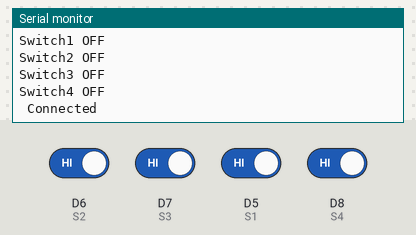
A sketch run on a simulated ESP8266 (NodeMCU). Shown: the last lines printed to the serial monitor. Inputs (shaded band) come from the test bench; at power-on: D5 (S1), D6 (S2), D7 (S3), D8 (S4) HIGH. WiFi joins after 1.5 s; servers stay silent unless stated.

Above: at 3.0 s.
3.1 s: D6 (S2) driven LOW
At 4.1 s:
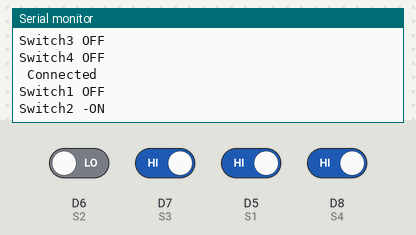
4.6 s: D7 (S3) driven LOW
7.6 s: D5 (S1) driven LOW
10.6 s: D6 (S2) driven HIGH
13.6 s: D8 (S4) driven LOW
At 14.7 s:
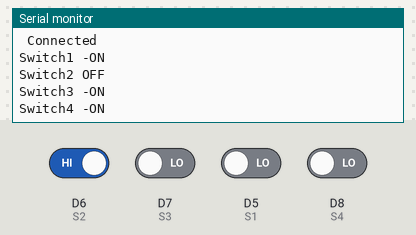
15.1 s: D7 (S3) driven HIGH
At 16.1 s:
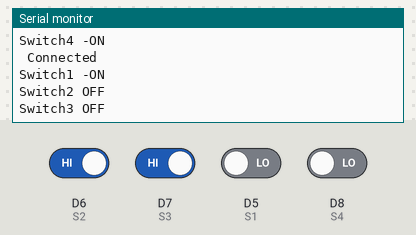
Timing chart, 0 to 17.6 s (numbered marks = the images above; inputs shaded):
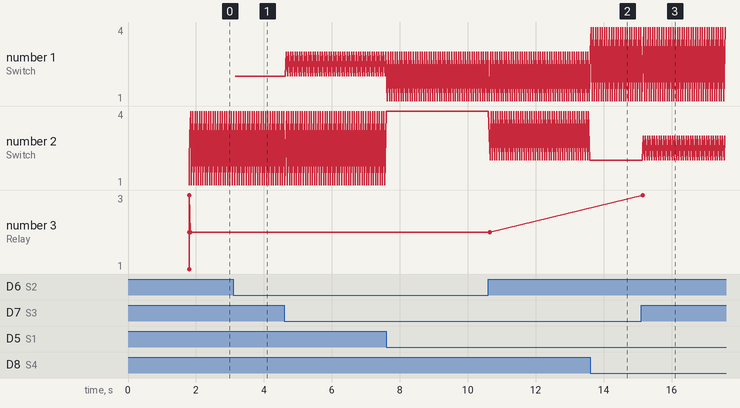

The sketch:

ESP8266_Control_feedback.ino
```cpp
/* Comment this out to disable prints and save space */
#define BLYNK_PRINT Serial

/* Fill-in your Template ID (only if using Blynk.Cloud) */
//#define BLYNK_TEMPLATE_ID   "YourTemplateID"


#include <ESP8266WiFi.h>
#include <BlynkSimpleEsp8266.h>
BlynkTimer timer;

#define DEBUG_SW 1

#define S1 D5
#define R1 D0

#define S2 D6
#define R2 D1

#define S3 D7
#define R3 D2

#define S4 D8
#define R4 D3

//Dhaddammm Robotics//

int MODE = 0;

// Go to the Project Settings (nut icon).
char auth[] = "hgrqB-nLi72NaOPiVh3jtySDCu-dsYNc";  // You should get Auth Token in the Blynk App.

// Your WiFi credentials.
// Set password to "" for open networks.
char ssid[] = "Prachaya Mobile"; //Prachaya Mobile
char pass[] = "50005000";

int switch_ON_Flag1_previous_I = 0;
int switch_ON_Flag2_previous_I = 0;
int switch_ON_Flag3_previous_I = 0;
int switch_ON_Flag4_previous_I = 0;

//Dhaddammm Robotics//
BLYNK_WRITE(V1)
{
  int pinValue = param.asInt(); // assigning incoming value from pin V1 to a variable
  digitalWrite(R1, pinValue);
  // process received value
}

BLYNK_WRITE(V2)
{
  int pinValue = param.asInt(); // assigning incoming value from pin V2 to a variable
  digitalWrite(R2, pinValue);
  // process received value
}

BLYNK_WRITE(V3)
{
  int pinValue = param.asInt(); // assigning incoming value from pin V2 to a variable
  digitalWrite(R3, pinValue);
  // process received value
}

BLYNK_WRITE(V4)
{
  int pinValue = param.asInt(); // assigning incoming value from pin V2 to a variable
  digitalWrite(R4, pinValue);
  // process received value
}
//Dhaddammm Robotics//
void with_internet()
{
  if (digitalRead(S1) == LOW)
  {
    if (switch_ON_Flag1_previous_I == 1)
    {
      digitalWrite(R1, HIGH);
      if (DEBUG_SW) Serial.println("Relay1- ON");
      Blynk.virtualWrite(V1, 1);
      switch_ON_Flag1_previous_I = 0;
    }
    if (DEBUG_SW) Serial.println("Switch1 -ON");

  }
  if (digitalRead(S1) == HIGH )
  {
    if (switch_ON_Flag1_previous_I == 0)
    {
      digitalWrite(R1, LOW);
      if (DEBUG_SW) Serial.println("Relay1 OFF");
      Blynk.virtualWrite(V1, 0);
      switch_ON_Flag1_previous_I = 1;
    }
    if (DEBUG_SW)Serial.println("Switch1 OFF");
  }

  //Dhaddammm Robotics//
  if (digitalRead(S2) == LOW)
  {
    if (switch_ON_Flag2_previous_I == 1 )
    {
      digitalWrite(R2, HIGH);
      if (DEBUG_SW)  Serial.println("Relay2- ON");
      Blynk.virtualWrite(V2, 1);
      switch_ON_Flag2_previous_I = 0;
    }
    if (DEBUG_SW) Serial.println("Switch2 -ON");

  }
  if (digitalRead(S2) == HIGH )
  {
    if (switch_ON_Flag2_previous_I == 0)
    {
      digitalWrite(R2, LOW);
      if (DEBUG_SW) Serial.println("Relay2 OFF");
      Blynk.virtualWrite(V2, 0);
      switch_ON_Flag2_previous_I = 1;
    }
    if (DEBUG_SW)Serial.println("Switch2 OFF");
    //delay(200);
  }

  if (digitalRead(S3) == LOW)
  {
    if (switch_ON_Flag3_previous_I == 1 )
    {
      digitalWrite(R3, HIGH);
      if (DEBUG_SW)  Serial.println("Relay3- ON");
      Blynk.virtualWrite(V3, 1);
      switch_ON_Flag3_previous_I = 0;
    }
    if (DEBUG_SW) Serial.println("Switch3 -ON");

  }
  if (digitalRead(S3) == HIGH )
  {
    if (switch_ON_Flag3_previous_I == 0)
    {
      digitalWrite(R3, LOW);
      if (DEBUG_SW) Serial.println("Relay3 OFF");
      Blynk.virtualWrite(V3, 0);
      switch_ON_Flag3_previous_I = 1;
    }
    if (DEBUG_SW)Serial.println("Switch3 OFF");
    //delay(200);
  }

  if (digitalRead(S4) == LOW)
  {
    if (switch_ON_Flag4_previous_I == 1 )
    {
      digitalWrite(R4, HIGH);
      if (DEBUG_SW)  Serial.println("Relay4- ON");
      Blynk.virtualWrite(V4, 1);
      switch_ON_Flag4_previous_I = 0;
    }
    if (DEBUG_SW) Serial.println("Switch4 -ON");

  }
  if (digitalRead(S4) == HIGH )
  {
    if (switch_ON_Flag4_previous_I == 0)
    {
      digitalWrite(R4, LOW);
      if (DEBUG_SW) Serial.println("Relay2 OFF");
      Blynk.virtualWrite(V4, 0);
      switch_ON_Flag4_previous_I = 1;
    }
    if (DEBUG_SW)Serial.println("Switch4 OFF");
    //delay(200);
  }
}

void without_internet()
{
  digitalWrite(R1, digitalRead(S1));
  digitalWrite(R2, digitalRead(S2));
  digitalWrite(R3, digitalRead(S3));
  digitalWrite(R4, digitalRead(S4));
}

void checkBlynk() { // called every 3 seconds by SimpleTimer

  bool isconnected = Blynk.connected();
  if (isconnected == false) {
    MODE = 1;
    //(LED1, HIGH);
    // digitalWrite(LED2, LOW);
    //  digitalWrite(LED3, LOW);
  }
  if (isconnected == true) {
    MODE = 0;
    //  digitalWrite(LED1, HIGH);
    //  digitalWrite(LED2, HIGH);
    //digitalWrite(LED3, HIGH);
  }
}

void setup()
{
  // Debug console
  if (DEBUG_SW) Serial.begin(9600);
  pinMode(S1, INPUT);
  pinMode(R1, OUTPUT);

  pinMode(S2, INPUT);
  pinMode(R2, OUTPUT);

  pinMode(S3, INPUT);
  pinMode(R3, OUTPUT);

  pinMode(S4, INPUT);
  pinMode(R4, OUTPUT);

  //Dhaddammm Robotics//
  digitalWrite(R1, HIGH);
  digitalWrite(R2, HIGH);
  digitalWrite(R3, HIGH);
  digitalWrite(R4, HIGH);

  WiFi.begin(ssid, pass);
  timer.setInterval(3000L, checkBlynk); // check if connected to Blynk server every 3 seconds
  Blynk.begin(auth, ssid, pass, "prachaya-th.trueddns.com", 46660); //, ssid, pass);

}
//Dhaddammm Robotics//
void loop()
{
  if (WiFi.status() != WL_CONNECTED)
  {
    if (DEBUG_SW) Serial.println("Not Connected");
  }
  else
  {
    if (DEBUG_SW) Serial.println(" Connected");
    Blynk.run();
  }

  timer.run(); // Initiates SimpleTimer
  if (MODE == 0)
    with_internet();
  else
    without_internet();
  //Dhaddammm Robotics//
}
```

Measured:
- after the input at 3.1 s, the serial monitor: prints a new line after 0.05 s (image 1)
- after the input at 13.6 s, the serial monitor: prints a new line at once (image 2)
- after the input at 15.1 s, the serial monitor: prints a new line after 0.05 s (image 3)
